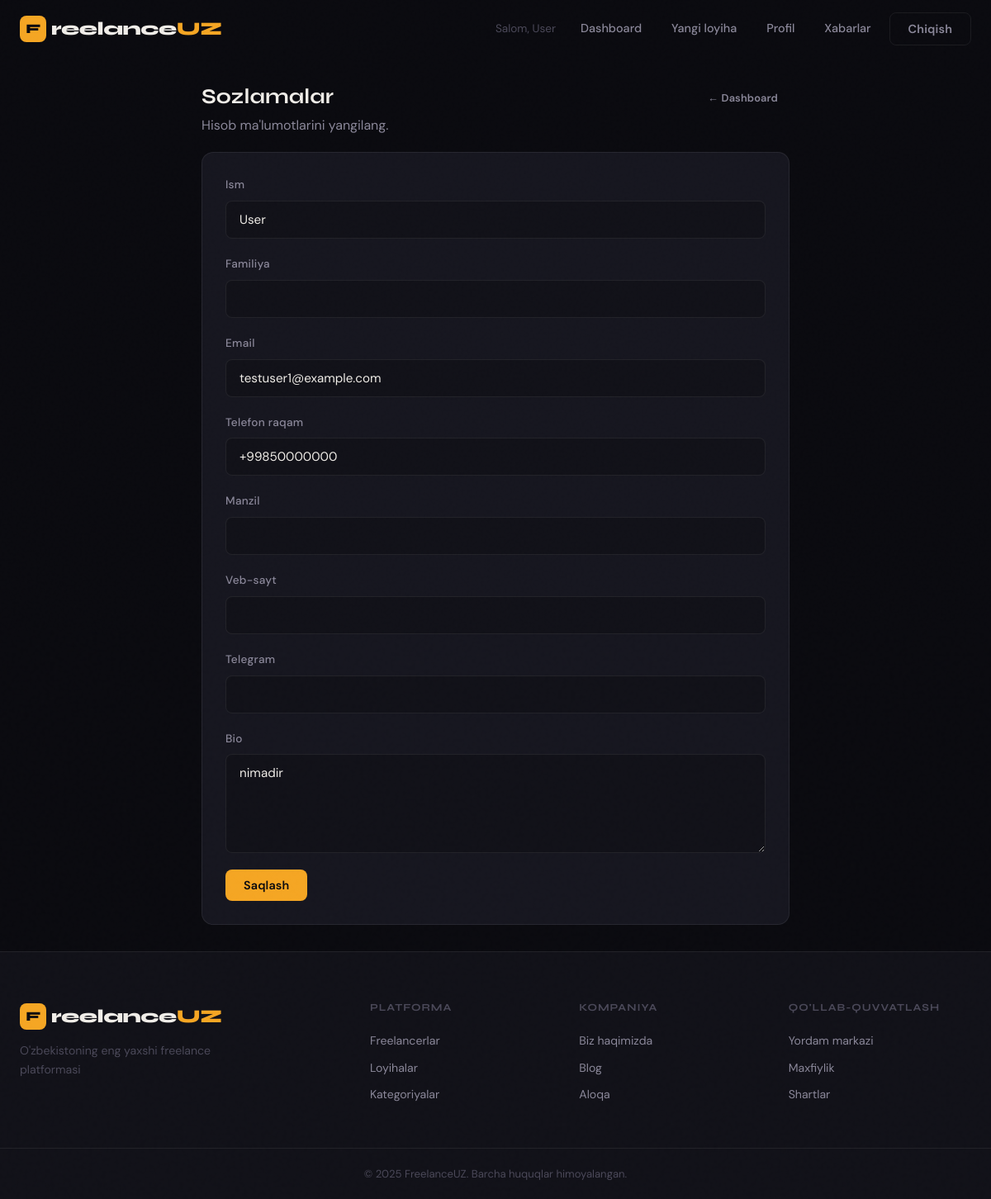
The page /projects/client/settings/ (signed in) on the database its author committed.
### users/models.py (models this page shows, shortened)
class CustomUser(AbstractUser, TimeStamped):
    class Role(models.TextChoices):
        CLIENT = 'client', 'Client'
        FREELANCER = 'freelancer', 'Freelancer'
    role = models.CharField(max_length=13, choices=Role.choices, default=Role.CLIENT)
    bio = models.TextField(blank=True)
    avatar = models.ImageField(upload_to="users/avatar/", blank=True, null=True)
    phone = models.CharField(max_length=20, blank=True, null=True, unique=True)
    title = models.CharField(max_length=120, blank=True)
    location = models.CharField(max_length=120, blank=True)
    website = models.URLField(blank=True)
    telegram = models.CharField(max_length=64, blank=True)
    hourly_rate = models.DecimalField(max_digits=12, decimal_places=2, null=True, blank=True)
    cover_photo = models.ImageField(upload_to="users/cover/", blank=True, null=True)
    is_verified = models.BooleanField(default=False)
    is_online = models.BooleanField(default=False)
    categories = models.ManyToManyField("Category", blank=True, related_name="users")

### service/views.py (the view, shortened to what this page needs)
# urls.py: path("client/settings/", ClientSettingsView.as_view(), name="client_settings"),
class ClientSettingsView(LoginRequiredMixin, View):
    login_url = "login"
    def dispatch(self, request, *args, **kwargs):
        if request.user.role != CustomUser.Role.CLIENT:
            return redirect("home")
        return super().dispatch(request, *args, **kwargs)
    def get(self, request):
        form = ClientSettingsForm(instance=request.user)
        return render(request, "client_settings.html", {"form": form})

### service/forms.py (shortened to what this page needs)
class ClientSettingsForm(forms.ModelForm):
    class Meta:
        model = CustomUser
        fields = ["first_name", "last_name", "email", "phone", "bio", "location", "website", "telegram"]
        widgets = {
            "first_name": forms.TextInput(attrs={"class": "form-control"}),
            "last_name": forms.TextInput(attrs={"class": "form-control"}),
            "email": forms.EmailInput(attrs={"class": "form-control"}),
            "phone": forms.TextInput(attrs={"class": "form-control"}),
            "location": forms.TextInput(attrs={"class": "form-control"}),
            "website": forms.URLInput(attrs={"class": "form-control"}),
            "telegram": forms.TextInput(attrs={"class": "form-control"}),
            "bio": forms.Textarea(
                attrs={"class": "form-control", "rows": 4, "placeholder": "Qisqacha bio"}
            ),
        }
        labels = {
            "first_name": "Ism",
            "last_name": "Familiya",
            "email": "Email",
            "phone": "Telefon raqam",
            "location": "Manzil",
            "website": "Veb-sayt",
            "telegram": "Telegram",
            "bio": "Bio",
        }

### templates/client_settings.html (shortened to what this page needs)
{% extends 'base.html' %}
{% load static %}
{% block content %}
<div style="max-width:760px;margin:0 auto;padding:32px 24px;">
  <div style="display:flex;align-items:flex-start;justify-content:space-between;gap:16px;flex-wrap:wrap;margin-bottom:20px;">
    <div>
      <h1 style="font-size:1.6rem;margin-bottom:6px;">Sozlamalar</h1>
      <p style="color:var(--text-secondary);">Hisob ma'lumotlarini yangilang.</p>
    </div>
    <a href="{% url 'home' %}" class="btn btn-ghost btn-sm">← Dashboard</a>
  </div>
  <div class="card">
    <form method="post">
      <div class="form-group">
        <label class="form-label" for="{{ form.first_name.id_for_label }}">{{ form.first_name.label }}</label>
        {{ form.first_name }}
      </div>
      <div class="form-group">
        <label class="form-label" for="{{ form.last_name.id_for_label }}">{{ form.last_name.label }}</label>
        {{ form.last_name }}
      </div>
      <div class="form-group">
        <label class="form-label" for="{{ form.email.id_for_label }}">{{ form.email.label }}</label>
        {{ form.email }}
      </div>
      <div class="form-group">
        <label class="form-label" for="{{ form.phone.id_for_label }}">{{ form.phone.label }}</label>
        {{ form.phone }}
      </div>
      <div class="form-group">
        <label class="form-label" for="{{ form.location.id_for_label }}">{{ form.location.label }}</label>
        {{ form.location }}
      </div>
      <div class="form-group">
        <label class="form-label" for="{{ form.website.id_for_label }}">{{ form.website.label }}</label>
        {{ form.website }}
      </div>
      <div class="form-group">
        <label class="form-label" for="{{ form.telegram.id_for_label }}">{{ form.telegram.label }}</label>
        {{ form.telegram }}
      </div>
      <div class="form-group">
        <label class="form-label" for="{{ form.bio.id_for_label }}">{{ form.bio.label }}</label>
        {{ form.bio }}
      </div>
      <button type="submit" class="btn btn-primary">Saqlash</button>
    </form>
  </div>
</div>
{% endblock %}

### templates/base.html (shortened to what this page needs)
<!DOCTYPE html>
<html lang="uz">
<head>
    {% load static %}
    <link rel="stylesheet" href="{% static 'css/main.css' %}">
</head>
<body class="{% block body_class %}{% endblock %}">
<nav class="navbar" id="navbar">
    <div class="nav-container">
        <a href="{% url 'home' %}" class="nav-logo">
            <span class="logo-mark">F</span>
            <span class="logo-text">reelance<em>UZ</em></span>
        </a>
        <div class="nav-links">
            {% if user.is_authenticated %}
                <span class="nav-greeting">Salom, {{ user.first_name|default:user.username }}</span>
                <a href="{% url 'home' %}" class="nav-link">Dashboard</a>
                {% if user.role == 'client' %}
                    <a href="{% url 'project_create' %}" class="nav-link">Yangi loyiha</a>
                {% endif %}
                <a href="{% url 'profile' %}" class="nav-link">Profil</a>
                <a href="{% url 'chat' %}" class="nav-link">Xabarlar</a>
                <form action="{% url 'logout' %}" method="post" class="logout-form">
                    <button type="submit" class="btn btn-outline">Chiqish</button>
                </form>
            {% else %}
                <a href="{% url 'login' %}" class="nav-link">Kirish</a>
                <a href="{% url 'signup' %}" class="btn btn-primary">Ro'yxatdan o'tish</a>
            {% endif %}
        </div>
    </div>
</nav>
<main class="main-content">
    {% block content %}{% endblock %}
</main>
<footer class="footer">
    <div class="footer-container">
        <div class="footer-brand">
            <a href="{% url 'home' %}" class="nav-logo">
                <span class="logo-mark">F</span>
                <span class="logo-text">reelance<em>UZ</em></span>
            </a>
            <p>O'zbekistoning eng yaxshi freelance platformasi</p>
        </div>
        <div class="footer-links">
            <div class="footer-col">
                <h4>Platforma</h4>
                <a href="{% url 'home' %}">Freelancerlar</a>
                <a href="{% url 'home' %}">Loyihalar</a>
                <a href="{% url 'home' %}">Kategoriyalar</a>
            </div>
            <div class="footer-col">
                <h4>Kompaniya</h4>
                <a href="{% url 'home' %}">Biz haqimizda</a>
                <a href="{% url 'home' %}">Blog</a>
                <a href="{% url 'home' %}">Aloqa</a>
            </div>
            <div class="footer-col">
                <h4>Qo'llab-quvvatlash</h4>
                <a href="{% url 'home' %}">Yordam markazi</a>
                <a href="{% url 'home' %}">Maxfiylik</a>
                <a href="{% url 'home' %}">Shartlar</a>
            </div>
        </div>
    </div>
    <div class="footer-bottom">
        <p>© 2025 FreelanceUZ. Barcha huquqlar himoyalangan.</p>
    </div>
</footer>
</body>
</html>

### rows shown on the page
CustomUser: first_name "User", email "testuser1@example.com", phone "+99850000000", bio "nimadir"
